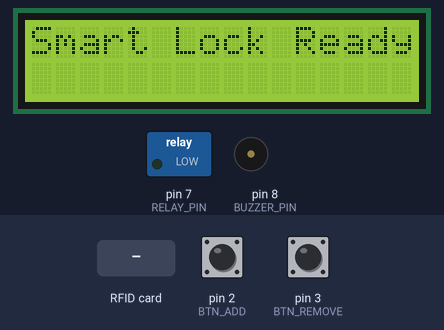
A sketch run on a simulated Arduino Uno, built with avr-gcc and run on an emulated ATmega328P. On the bench: 16×2 character LCD, switched loads named in the sketch (green lamp = pin HIGH), buzzer (waves = sounding, pin HIGH). Wiring (inferred from the names in the program): IR receiver: data pin 6. The test bench sets the inputs (shaded band); at power-on: pin 2 (BTN_ADD) HIGH, pin 3 (BTN_REMOVE) HIGH. Pins used as bus, display or sensor lines are not drawn.

Above: at 0.2 s.
2.9 s: RFID card 5E 7A 19 C4 held to the reader
At 4.5 s:
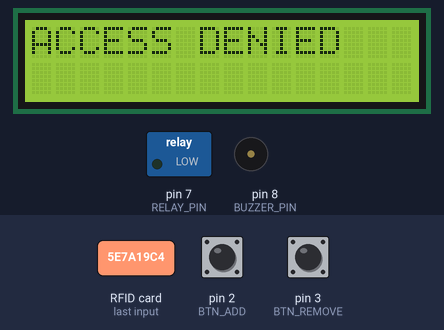
5.1 s: pin 2 (BTN_ADD) pulled LOW for 0.15 s
At 6.2 s:
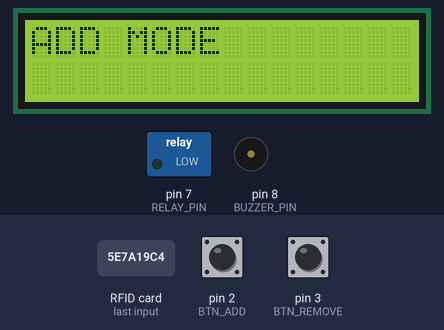
6.7 s: pin 3 (BTN_REMOVE) pulled LOW for 0.15 s
At 7.5 s:
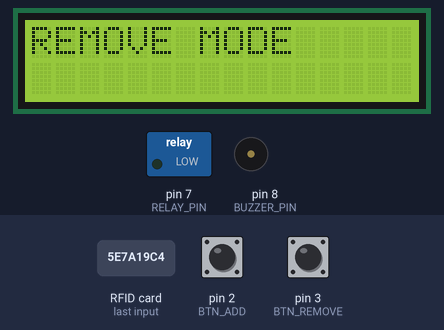
8.3 s: pin 2 (BTN_ADD) pulled LOW for 1 s
At 8.6 s:
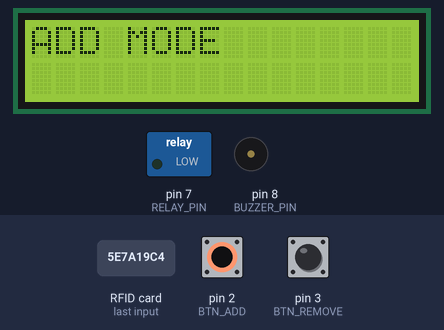
10.8 s: pin 3 (BTN_REMOVE) pulled LOW for 1 s
At 11.9 s:
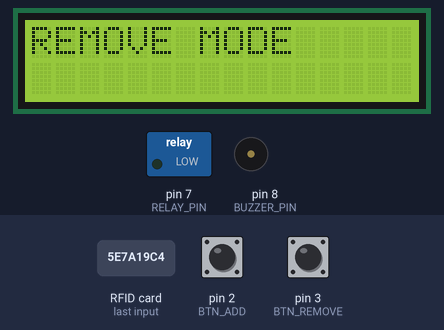
Timing chart, 0 to 13.8 s (numbered marks = the images above; inputs shaded):
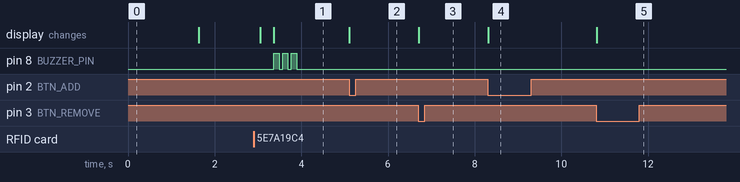

The sketch:

RFid_lock.ino
```cpp
#include <SPI.h>
#include <MFRC522.h>
#include <Wire.h>
#include <LiquidCrystal_I2C.h>

#define SS_PIN 10
#define RST_PIN 9

#define RELAY_PIN 7
#define IR_PIN 6
#define BUZZER_PIN 8
#define BTN_ADD 2
#define BTN_REMOVE 3

MFRC522 rfid(SS_PIN, RST_PIN);
LiquidCrystal_I2C lcd(0x27, 16, 2);

// ===== DATABASE =====
String cards[] = {
  "enter card id 1",
  "enter card id 2.."
};

String names[] = {
  "name for your card 1",
  "name for your card 2"
};

int cardCount = 2;

bool addMode = false;
bool removeMode = false;

// ===== TIMING =====
unsigned long lastRFID = 0;
bool doorUnlocked = false;

// ===== UID =====
String getUID() {
  String uid = "";
  for (byte i = 0; i < rfid.uid.size; i++) {
    uid += String(rfid.uid.uidByte[i], HEX);
    if (i < rfid.uid.size - 1) uid += " ";
  }
  uid.toUpperCase();
  return uid;
}

// ===== FIND CARD =====
int findCard(String uid) {
  for (int i = 0; i < cardCount; i++) {
    if (cards[i] == uid) return i;
  }
  return -1;
}

// ===== BUZZER =====
void beep(int t) {
  digitalWrite(BUZZER_PIN, HIGH);
  delay(t);
  digitalWrite(BUZZER_PIN, LOW);
}

void successBeep() {
  beep(100);
}

void alarmBeep() {
  for (int i = 0; i < 3; i++) {
    beep(120);
    delay(80);
  }
}

// ===== RFID =====
void handleRFID() {

  if (!rfid.PICC_IsNewCardPresent()) return;
  if (!rfid.PICC_ReadCardSerial()) return;

  String uid = getUID();
  int index = findCard(uid);

  lcd.clear();
  lcd.print("Scanning...");
  delay(300);

  if (addMode) {
    cards[cardCount] = uid;
    names[cardCount] = "User" + String(cardCount);
    cardCount++;

    lcd.clear();
    lcd.print("Card Added");
    successBeep();
    addMode = false;
  }

  else if (removeMode) {
    int pos = findCard(uid);

    if (pos != -1) {
      for (int i = pos; i < cardCount - 1; i++) {
        cards[i] = cards[i + 1];
        names[i] = names[i + 1];
      }
      cardCount--;

      lcd.clear();
      lcd.print("Removed");
      successBeep();
    }

    removeMode = false;
  }

  else {
    if (index != -1) {
      lcd.clear();
      lcd.print("Welcome");
      lcd.setCursor(0, 1);
      lcd.print(names[index]);

      successBeep();

      digitalWrite(RELAY_PIN, HIGH); // 🔓 UNLOCK
      doorUnlocked = true;
    }
    else {
      lcd.clear();
      lcd.print("ACCESS DENIED");
      alarmBeep();
    }
  }

  rfid.PICC_HaltA();
  rfid.PCD_StopCrypto1();
}

// ===== SETUP =====
void setup() {
  Serial.begin(9600);

  SPI.begin();
  rfid.PCD_Init();

  lcd.init();
  lcd.backlight();

  pinMode(RELAY_PIN, OUTPUT);
  pinMode(IR_PIN, INPUT);
  pinMode(BUZZER_PIN, OUTPUT);
  pinMode(BTN_ADD, INPUT_PULLUP);
  pinMode(BTN_REMOVE, INPUT_PULLUP);

  digitalWrite(RELAY_PIN, LOW);

  lcd.print("Smart Lock Ready");
  delay(1500);
  lcd.clear();
}

// ===== LOOP =====
void loop() {

  // BUTTONS
  if (digitalRead(BTN_ADD) == LOW) {
    addMode = true;
    removeMode = false;
    lcd.clear();
    lcd.print("ADD MODE");
    delay(300);
  }

  if (digitalRead(BTN_REMOVE) == LOW) {
    removeMode = true;
    addMode = false;
    lcd.clear();
    lcd.print("REMOVE MODE");
    delay(300);
  }

  // 🚨 IR SENSOR = ONLY LOCK TRIGGER
  static bool lastIRState = HIGH;
  bool irState = digitalRead(IR_PIN);

  if (irState == LOW && lastIRState == HIGH) {
    // ONLY ON NEW DETECTION EDGE
    if (doorUnlocked) {
      digitalWrite(RELAY_PIN, LOW); // 🔒 LOCK
      lcd.clear();
      lcd.print("Door Locked");
      beep(300);
      doorUnlocked = false;
    }
  }

  lastIRState = irState;

  // RFID
  if (millis() - lastRFID > 150) {
    handleRFID();
    lastRFID = millis();
  }
}
```

Measured:
- after the input at 2.9 s, pin 8 (BUZZER_PIN): alternates HIGH for 0.12 s and LOW for 0.08 s, 6 changes in all, then stays LOW, starting after 0.47 s; the display: first changes after 0.15 s (image 1 shows a later state)
- after the input at 5.1 s, the display: changes at once (image 2)
- after the input at 6.7 s, the display: changes at once (image 3)
- after the input at 8.3 s, the display: changes at once (image 4)
- after the input at 10.8 s, the display: changes at once (image 5)
